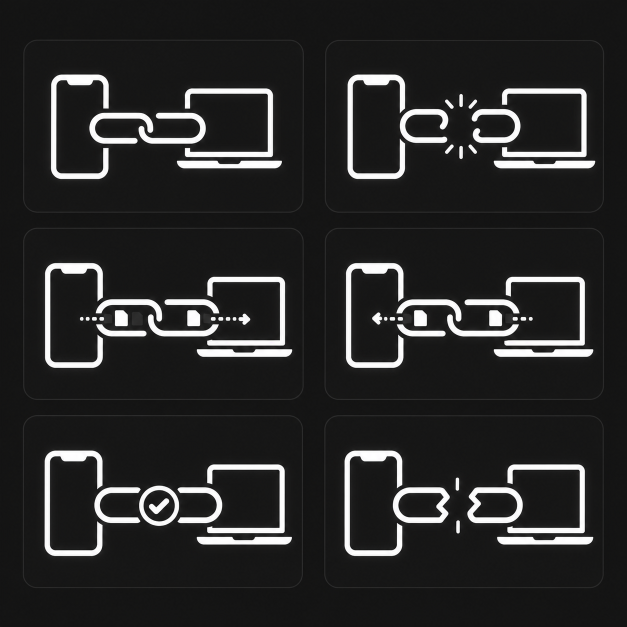
#> input picture upstream/assets/menu-bar/linkit-menubar-animation-concept.png, 1254 x 1254 px (shown at 1/2 size)
$ python -i fix_mac_icon.py   (imports and definitions only)
#> lines starting #> are read from the running program, lines starting #| are printed output that depends on the picture; after the words box and inside, x2 and y2 are one past the last pixel; in counts of white or black regions, pixels touching at a corner belong together
#> further down, picture is the input picture: PIL image 1254x1254 RGB; mean R, G, B 40.7, 40.7, 40.5
#!/usr/bin/env python3
"""Restore Linkit's ORIGINAL dark phone-to-laptop macOS icon without its black square.

The original icon is macos/Resources/Linkit.icns. DO NOT use
assets/app-icon/linkit-app-icon-source.png: it is a different blue circular logo.
"""
from pathlib import Path
from PIL import Image, ImageChops, ImageFilter
import subprocess
import sys
import tempfile

ICON_VARIANTS = {
    "icon_16x16.png": 16,
    "icon_16x16@2x.png": 32,
    "icon_32x32.png": 32,
    "icon_32x32@2x.png": 64,
    "icon_128x128.png": 128,
    "icon_128x128@2x.png": 256,
    "icon_256x256.png": 256,
    "icon_256x256@2x.png": 512,
    "icon_512x512.png": 512,
    "icon_512x512@2x.png": 1024,
}

def restore_original_icon(img: Image.Image) -> Image.Image:
    img = img.convert("RGBA")
    w, h = img.size
#> w = 1254; h = 1254
    if w < 256 or h < 256:
        raise RuntimeError(f"Unexpected original icon resolution: {img.size}")

    # Regression guard: the previous release mistakenly used the blue round logo.
    top_rgb = img.getpixel((w // 2, h // 5))
#> top_rgb = (19, 19, 19, 255)
    print(f"ORIGINAL icon {img.size} interior/top={top_rgb} corner={img.getpixel((0,0))}")
#| ORIGINAL icon (1254, 1254) interior/top=(19, 19, 19, 255) corner=(22, 23, 22, 255)
    if top_rgb[2] > 130 and top_rgb[2] > 1.9 * (top_rgb[0] + 1):
        raise RuntimeError("Wrong blue icon source instead of original dark design")

    if img.getpixel((0, 0))[3] < 32:
        alpha = img.getchannel("A")
        bounds = alpha.point(lambda a: 255 if a > 24 else 0).getbbox()
        print("Original corners already transparent")
    else:
        # Remove only the external solid black rectangle. Preserve all interior
        # dark artwork, reflections and cyan/green device-transfer illustration.
        matte_color = img.getpixel((0, 0))[:3]
#> matte_color = (22, 23, 22)
        rgb = img.convert("RGB")
        diff = ImageChops.difference(rgb, Image.new("RGB", img.size, matte_color))
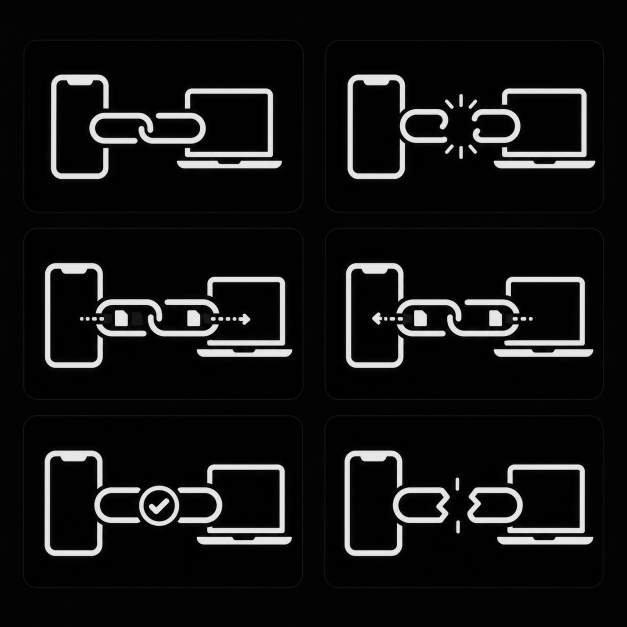
#> diff: PIL image 1254x1254 RGB (shown at 1/2 size); mean R, G, B 20, 20.3, 20
        important = ImageChops.lighter(
            ImageChops.lighter(diff.getchannel("R"), diff.getchannel("G")),
            diff.getchannel("B")
        )
        foreground = important.point(lambda d: 255 if d > 16 else 0)
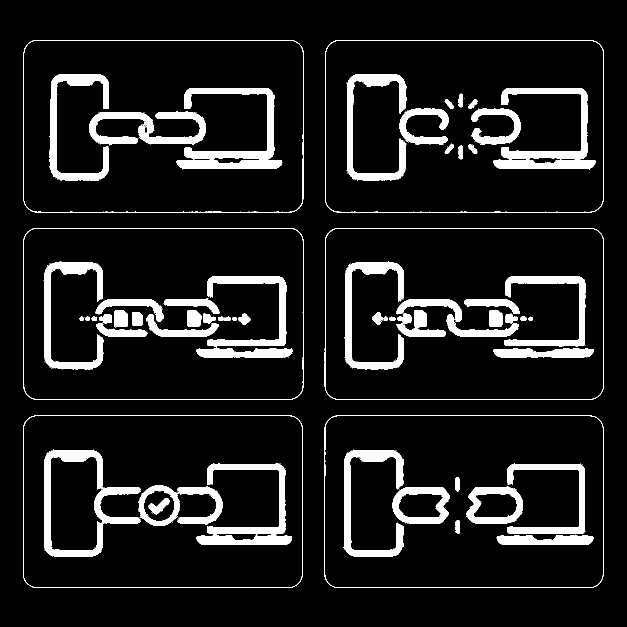
#> foreground: PIL image 1254x1254 L (shown at 1/2 size); 10.1% white; 413 white regions (329 under 20 px), largest, box (x1, y1, x2, y2) and area: (88, 900, 282, 1113) 9470, (688, 900, 805, 1113) 6870, (178, 224, 412, 288) 6867
        bounds = foreground.getbbox()
#> bounds = (46, 80, 1208, 1176)
        if bounds is None:
            raise RuntimeError("Cannot separate original artwork from black matte")
        fp = foreground.load()
        matte_mask = Image.new("L", img.size, 0)
#> matte_mask: PIL image 1254x1254 L; every value is 0
        mp = matte_mask.load()
        for y in range(h):
            lo, hi = None, None
            for x in range(w):
                if fp[x, y]:
                    if lo is None:
                        lo = x
                    hi = x
            if lo is not None:
                for x in range(lo, hi + 1):
                    mp[x, y] = 255
        img.putalpha(matte_mask.filter(ImageFilter.GaussianBlur(0.6)))
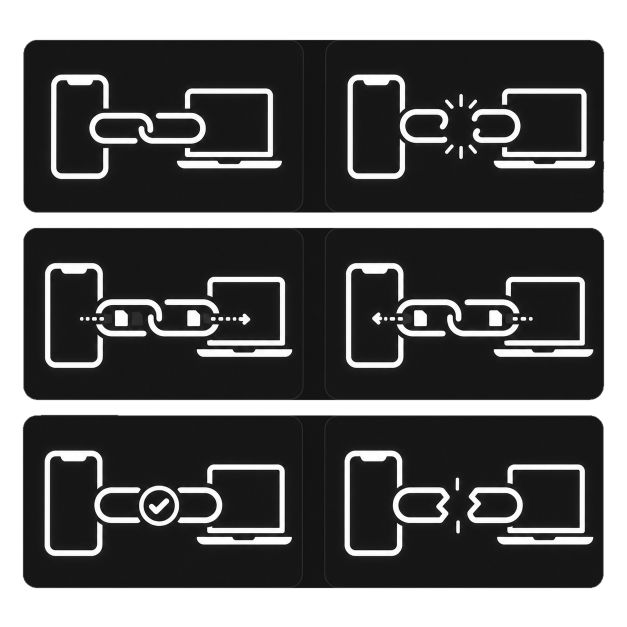
#> img: PIL image 1254x1254 RGBA (shown at 1/2 size); mean R, G, B, A 40.7, 40.7, 40.5, 194.3; transparent parts drawn white
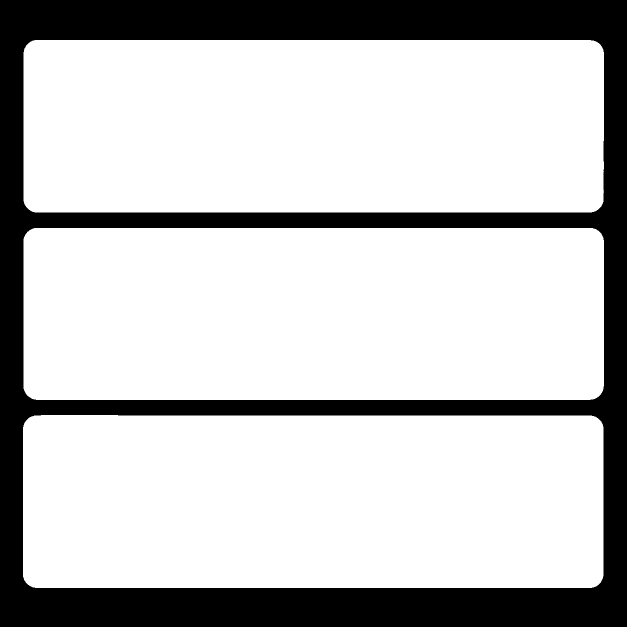
#> matte_mask: PIL image 1254x1254 L (shown at 1/2 size); 76.2% white; 1 black region, box (x1, y1, x2, y2) and area: (0, 0, 1254, 1254) 374039
        print(f"Removed black square matte; foreground={bounds}")
#| Removed black square matte; foreground=(46, 80, 1208, 1176)
    if bounds is None:
        raise RuntimeError("Empty original icon")
    left, top, right, bottom = bounds
#> left = 46; top = 80; right = 1208; bottom = 1176
    if right - left < 0.48 * w or bottom - top < 0.48 * h:
        raise RuntimeError(f"Suspicious artwork bounding box: {bounds}")

    side = max(right - left, bottom - top) * 1.01
#> side = 1173.6
    cx, cy = (left + right) / 2, (top + bottom) / 2
#> cx = 627; cy = 628
    trimmed = img.crop((
        round(cx - side / 2), round(cy - side / 2),
        round(cx + side / 2), round(cy + side / 2)
    ))
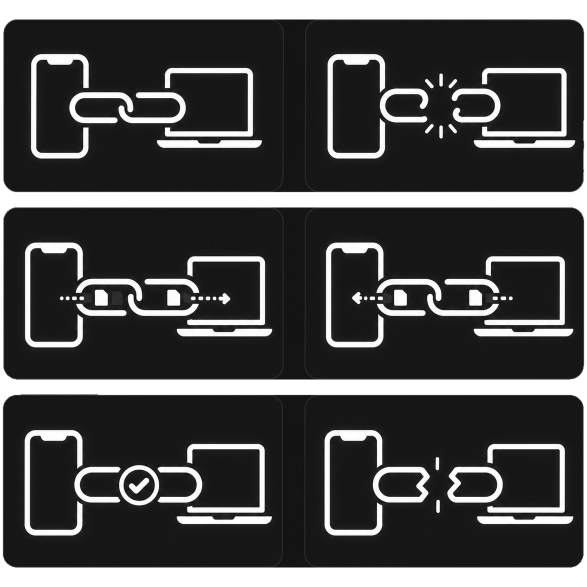
#> trimmed: PIL image 1174x1174 RGBA (shown at 1/2 size); mean R, G, B, A 43.6, 43.6, 43.4, 221.7; transparent parts drawn white
    # MacOS 15 app icon optical scale: 822/1024 prevents oversized Launchpad icon.
    size = 822
    canvas = Image.new("RGBA", (1024, 1024), (0, 0, 0, 0))
#> canvas: PIL image 1024x1024 RGBA; every value is 0
    canvas.alpha_composite(
        trimmed.resize((size, size), Image.Resampling.LANCZOS),
        ((1024 - size) // 2, (1024 - size) // 2)
    )
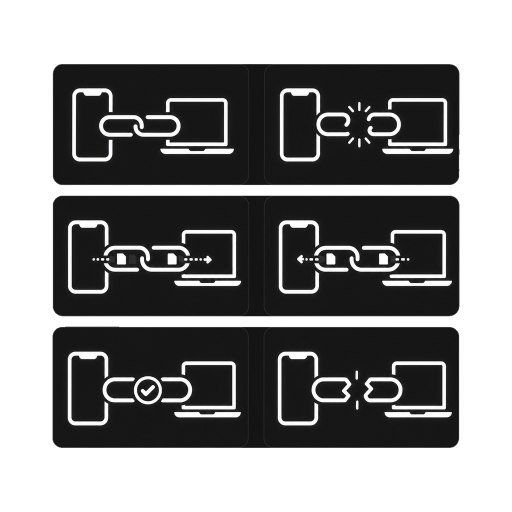
#> canvas: PIL image 1024x1024 RGBA (shown at 1/2 size); mean R, G, B, A 26.6, 26.6, 26.5, 142.9; transparent parts drawn white
    return canvas

def main(root: Path) -> None:
    destination = root / "macos/Resources/Linkit.icns"
    if not destination.is_file():
        raise FileNotFoundError(f"Missing original icon: {destination}")
    # Extract source before replacing it with rebuilt transparent ICNS.
    with Image.open(destination) as original:
        icon = restore_original_icon(original.copy())
    preview = root / "linkit-icon-preview.png"
    icon.save(preview)
    with tempfile.TemporaryDirectory(prefix="linkit-icon-") as tmp:
        folder = Path(tmp) / "Linkit.iconset"
        folder.mkdir()
        for name, side in ICON_VARIANTS.items():
            icon.resize((side, side), Image.Resampling.LANCZOS).save(folder / name)
        subprocess.run(["iconutil", "-c", "icns", str(folder), "-o", str(destination)], check=True)
    print(f"Original dark artwork restored to: {destination}; preview: {preview}")

# [4 lines not run here, left out]

>>> from PIL import Image
>>> picture = Image.open('../upstream/assets/menu-bar/linkit-menubar-animation-concept.png')
>>> result = restore_original_icon(picture)
